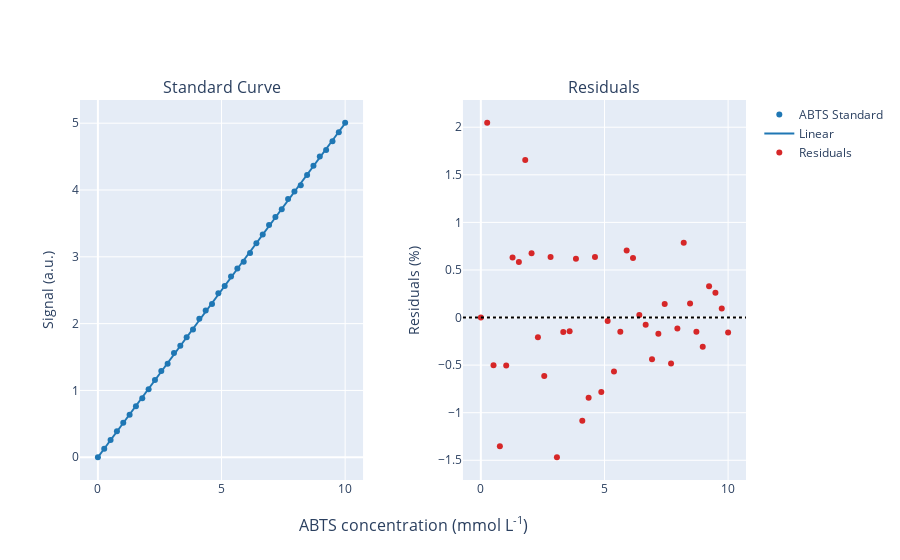

Here is the notebook cell this chart was saved with:
### Code cell
standard.visualize()

### Figure 1 — Plotly figure (JSON) as saved in the notebook; plotly's stock layout.template omitted (floating-point values rounded to 4 significant figures; data arrays with more than 128 entries replaced by an {"elided": "..."} marker saying what was removed)
{"data": [{"hoverinfo": "skip", "marker": {"color": "#1f77b4"}, "mode": "markers", "name": "ABTS Standard", "type": "scatter", "visible": true, "x": [0, 0.2564, 0.5128, 0.7692, 1.026, 1.282, 1.538, 1.795, 2.051, 2.308, 2.564, 2.821, 3.077, 3.333, 3.59, 3.846, 4.103, 4.359, 4.615, 4.872, 5.128, 5.385, 5.641, 5.897, 6.154, 6.41, 6.667, 6.923, 7.179, 7.436, 7.692, 7.949, 8.205, 8.462, 8.718, 8.974, 9.231, 9.487, 9.744, 10], "xaxis": "x", "y": [0, 0.1256, 0.2576, 0.3897, 0.5153, 0.6368, 0.7646, 0.8824, 1.018, 1.156, 1.29, 1.401, 1.561, 1.669, 1.797, 1.911, 2.073, 2.197, 2.292, 2.454, 2.564, 2.707, 2.824, 2.927, 3.057, 3.204, 3.335, 3.476, 3.595, 3.712, 3.864, 3.978, 4.069, 4.224, 4.365, 4.5, 4.599, 4.73, 4.866, 5.007], "yaxis": "y"}, {"hoverinfo": "skip", "marker": {"color": "#1f77b4"}, "mode": "lines", "name": "Linear", "type": "scatter", "visible": true, "x": {"elided": "200 float values"}, "xaxis": "x", "y": {"elided": "200 float values"}, "yaxis": "y"}, {"hoverinfo": "skip", "marker": {"color": "#d62728"}, "mode": "markers", "name": "Residuals", "type": "scatter", "visible": true, "x": [0, 0.2564, 0.5128, 0.7692, 1.026, 1.282, 1.538, 1.795, 2.051, 2.308, 2.564, 2.821, 3.077, 3.333, 3.59, 3.846, 4.103, 4.359, 4.615, 4.872, 5.128, 5.385, 5.641, 5.897, 6.154, 6.41, 6.667, 6.923, 7.179, 7.436, 7.692, 7.949, 8.205, 8.462, 8.718, 8.974, 9.231, 9.487, 9.744, 10], "xaxis": "x2", "y": [0, 2.047, -0.5024, -1.353, -0.5038, 0.6318, 0.5833, 1.654, 0.675, -0.2061, -0.6139, 0.635, -1.468, -0.1511, -0.1436, 0.6189, -1.085, -0.8441, 0.6374, -0.7831, -0.03522, -0.5669, -0.1481, 0.705, 0.6269, 0.02725, -0.07668, -0.438, -0.171, 0.1412, -0.4835, -0.1146, 0.7864, 0.1476, -0.1501, -0.3068, 0.3295, 0.2617, 0.09428, -0.1561], "yaxis": "y2"}], "layout": {"annotations": [{"font": {"size": 16}, "showarrow": false, "text": "Standard Curve", "x": 0.2125, "xanchor": "center", "xref": "paper", "y": 1, "yanchor": "bottom", "yref": "paper"}, {"font": {"size": 16}, "showarrow": false, "text": "Residuals", "x": 0.7875, "xanchor": "center", "xref": "paper", "y": 1, "yanchor": "bottom", "yref": "paper"}, {"font": {"size": 16}, "showarrow": false, "text": "ABTS concentration (mmol L<sup>-1</sup>)", "x": 0.5, "xanchor": "center", "xref": "paper", "y": 0, "yanchor": "top", "yref": "paper", "yshift": -30}], "shapes": [{"line": {"color": "#000000", "dash": "dot", "width": 2}, "type": "line", "x0": 0, "x1": 1, "xref": "x2 domain", "y0": 0, "y1": 0, "yref": "y2"}], "xaxis": {"anchor": "y", "domain": [0, 0.425]}, "xaxis2": {"anchor": "y2", "domain": [0.575, 1]}, "yaxis": {"anchor": "x", "domain": [0, 1], "title": {"text": "Signal (a.u.)"}}, "yaxis2": {"anchor": "x2", "domain": [0, 1], "title": {"text": "Residuals (%)"}}}}
